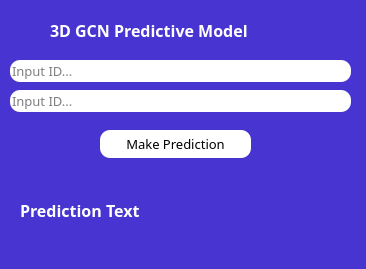
<?xml version="1.0" encoding="UTF-8"?>
<ui version="4.0">
 <class>ModelView</class>
 <widget class="QMainWindow" name="ModelView">
  <property name="geometry">
   <rect>
    <x>0</x>
    <y>0</y>
    <width>366</width>
    <height>269</height>
   </rect>
  </property>
  <property name="font">
   <font>
    <family>Rockwell</family>
    <weight>50</weight>
    <bold>false</bold>
   </font>
  </property>
  <property name="windowTitle">
   <string>MainWindow</string>
  </property>
  <property name="autoFillBackground">
   <bool>false</bool>
  </property>
  <property name="styleSheet">
   <string notr="true">background-color: rgb(71, 52, 209);
</string>
  </property>
  <property name="unifiedTitleAndToolBarOnMac">
   <bool>false</bool>
  </property>
  <widget class="QWidget" name="centralwidget">
   <widget class="QLineEdit" name="Id1">
    <property name="geometry">
     <rect>
      <x>10</x>
      <y>60</y>
      <width>341</width>
      <height>22</height>
     </rect>
    </property>
    <property name="font">
     <font>
      <family>Rockwell</family>
      <pointsize>10</pointsize>
      <weight>50</weight>
      <bold>false</bold>
     </font>
    </property>
    <property name="styleSheet">
     <string notr="true">background-color: white;
border-radius: 10px;</string>
    </property>
    <property name="text">
     <string/>
    </property>
    <property name="placeholderText">
     <string>Input ID...</string>
    </property>
   </widget>
   <widget class="QLineEdit" name="Id2">
    <property name="geometry">
     <rect>
      <x>10</x>
      <y>90</y>
      <width>341</width>
      <height>22</height>
     </rect>
    </property>
    <property name="font">
     <font>
      <family>Rockwell</family>
      <pointsize>10</pointsize>
      <weight>50</weight>
      <bold>false</bold>
     </font>
    </property>
    <property name="styleSheet">
     <string notr="true">background-color: white;
border-radius: 10px;</string>
    </property>
    <property name="text">
     <string/>
    </property>
    <property name="placeholderText">
     <string>Input ID...</string>
    </property>
   </widget>
   <widget class="QPushButton" name="predictButton">
    <property name="geometry">
     <rect>
      <x>100</x>
      <y>130</y>
      <width>151</width>
      <height>28</height>
     </rect>
    </property>
    <property name="font">
     <font>
      <family>Rockwell</family>
      <pointsize>10</pointsize>
      <weight>50</weight>
      <bold>false</bold>
     </font>
    </property>
    <property name="styleSheet">
     <string notr="true">background-color: white;
border-radius: 10px;</string>
    </property>
    <property name="text">
     <string>Make Prediction</string>
    </property>
   </widget>
   <widget class="QLabel" name="Title">
    <property name="geometry">
     <rect>
      <x>50</x>
      <y>20</y>
      <width>261</width>
      <height>21</height>
     </rect>
    </property>
    <property name="font">
     <font>
      <family>Rockwell</family>
      <pointsize>12</pointsize>
      <weight>75</weight>
      <bold>true</bold>
     </font>
    </property>
    <property name="styleSheet">
     <string notr="true">color: rgb(255, 255, 255);</string>
    </property>
    <property name="text">
     <string>3D GCN Predictive Model</string>
    </property>
   </widget>
   <widget class="QLabel" name="Prediction">
    <property name="geometry">
     <rect>
      <x>20</x>
      <y>180</y>
      <width>331</width>
      <height>61</height>
     </rect>
    </property>
    <property name="font">
     <font>
      <family>Rockwell</family>
      <pointsize>12</pointsize>
      <weight>75</weight>
      <bold>true</bold>
     </font>
    </property>
    <property name="styleSheet">
     <string notr="true">color: rgb(255, 255, 255)</string>
    </property>
    <property name="text">
     <string>Prediction Text</string>
    </property>
   </widget>
   <zorder>Prediction</zorder>
   <zorder>Id1</zorder>
   <zorder>Id2</zorder>
   <zorder>predictButton</zorder>
   <zorder>Title</zorder>
  </widget>
 </widget>
 <resources/>
 <connections/>
</ui>
